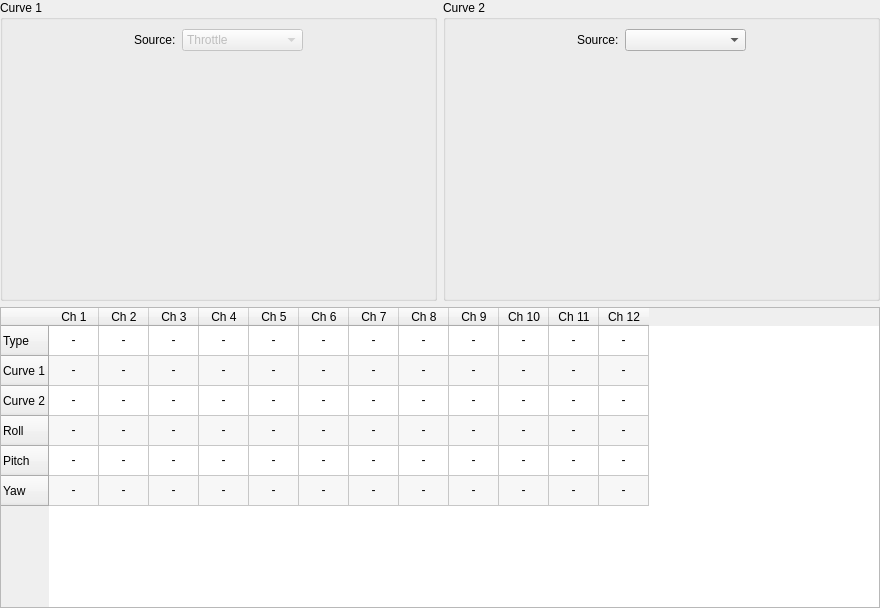
<?xml version="1.0" encoding="UTF-8"?>
<ui version="4.0">
 <class>CustomConfigWidget</class>
 <widget class="QWidget" name="CustomConfigWidget">
  <property name="geometry">
   <rect>
    <x>0</x>
    <y>0</y>
    <width>880</width>
    <height>608</height>
   </rect>
  </property>
  <property name="windowTitle">
   <string>Form</string>
  </property>
  <layout class="QVBoxLayout" name="verticalLayout_10">
   <property name="leftMargin">
    <number>0</number>
   </property>
   <property name="topMargin">
    <number>0</number>
   </property>
   <property name="rightMargin">
    <number>0</number>
   </property>
   <property name="bottomMargin">
    <number>0</number>
   </property>
   <item>
    <layout class="QHBoxLayout" name="horizontalLayout_14">
     <property name="rightMargin">
      <number>0</number>
     </property>
     <item>
      <widget class="QGroupBox" name="groupBox_4">
       <property name="sizePolicy">
        <sizepolicy hsizetype="Preferred" vsizetype="Preferred">
         <horstretch>0</horstretch>
         <verstretch>0</verstretch>
        </sizepolicy>
       </property>
       <property name="title">
        <string>Curve 1</string>
       </property>
       <layout class="QVBoxLayout" name="verticalLayout">
        <item>
         <layout class="QHBoxLayout" name="horizontalLayout_2">
          <property name="topMargin">
           <number>0</number>
          </property>
          <item>
           <spacer name="horizontalSpacer_5">
            <property name="orientation">
             <enum>Qt::Horizontal</enum>
            </property>
            <property name="sizeHint" stdset="0">
             <size>
              <width>40</width>
              <height>20</height>
             </size>
            </property>
           </spacer>
          </item>
          <item>
           <widget class="QLabel" name="label">
            <property name="text">
             <string>Source:</string>
            </property>
           </widget>
          </item>
          <item>
           <widget class="QComboBox" name="curve1SourceCombo">
            <property name="enabled">
             <bool>false</bool>
            </property>
            <property name="sizePolicy">
             <sizepolicy hsizetype="Expanding" vsizetype="Fixed">
              <horstretch>0</horstretch>
              <verstretch>0</verstretch>
             </sizepolicy>
            </property>
            <property name="toolTip">
             <string>The source of Curve 1 will always be Throttle</string>
            </property>
            <item>
             <property name="text">
              <string>Throttle</string>
             </property>
            </item>
           </widget>
          </item>
          <item>
           <spacer name="horizontalSpacer_3">
            <property name="orientation">
             <enum>Qt::Horizontal</enum>
            </property>
            <property name="sizeHint" stdset="0">
             <size>
              <width>40</width>
              <height>20</height>
             </size>
            </property>
           </spacer>
          </item>
         </layout>
        </item>
        <item>
         <widget class="MixerCurve" name="customThrottle1Curve" native="true">
          <property name="sizePolicy">
           <sizepolicy hsizetype="MinimumExpanding" vsizetype="MinimumExpanding">
            <horstretch>1</horstretch>
            <verstretch>1</verstretch>
           </sizepolicy>
          </property>
          <property name="minimumSize">
           <size>
            <width>50</width>
            <height>50</height>
           </size>
          </property>
          <property name="maximumSize">
           <size>
            <width>1000</width>
            <height>1000</height>
           </size>
          </property>
          <property name="sizeIncrement">
           <size>
            <width>10</width>
            <height>10</height>
           </size>
          </property>
          <property name="baseSize">
           <size>
            <width>300</width>
            <height>350</height>
           </size>
          </property>
         </widget>
        </item>
       </layout>
      </widget>
     </item>
     <item>
      <widget class="QGroupBox" name="groupBox_5">
       <property name="title">
        <string>Curve 2</string>
       </property>
       <layout class="QVBoxLayout" name="verticalLayout_17">
        <item>
         <layout class="QHBoxLayout" name="horizontalLayout_3">
          <property name="topMargin">
           <number>0</number>
          </property>
          <item>
           <spacer name="horizontalSpacer_6">
            <property name="orientation">
             <enum>Qt::Horizontal</enum>
            </property>
            <property name="sizeHint" stdset="0">
             <size>
              <width>40</width>
              <height>20</height>
             </size>
            </property>
           </spacer>
          </item>
          <item>
           <widget class="QLabel" name="label_2">
            <property name="text">
             <string>Source:</string>
            </property>
           </widget>
          </item>
          <item>
           <widget class="QComboBox" name="curve2SourceCombo">
            <property name="enabled">
             <bool>true</bool>
            </property>
            <property name="sizePolicy">
             <sizepolicy hsizetype="Expanding" vsizetype="Fixed">
              <horstretch>0</horstretch>
              <verstretch>0</verstretch>
             </sizepolicy>
            </property>
           </widget>
          </item>
          <item>
           <spacer name="horizontalSpacer_4">
            <property name="orientation">
             <enum>Qt::Horizontal</enum>
            </property>
            <property name="sizeHint" stdset="0">
             <size>
              <width>40</width>
              <height>20</height>
             </size>
            </property>
           </spacer>
          </item>
         </layout>
        </item>
        <item>
         <widget class="MixerCurve" name="customThrottle2Curve" native="true">
          <property name="sizePolicy">
           <sizepolicy hsizetype="MinimumExpanding" vsizetype="MinimumExpanding">
            <horstretch>1</horstretch>
            <verstretch>1</verstretch>
           </sizepolicy>
          </property>
          <property name="minimumSize">
           <size>
            <width>50</width>
            <height>50</height>
           </size>
          </property>
          <property name="maximumSize">
           <size>
            <width>1000</width>
            <height>1000</height>
           </size>
          </property>
          <property name="sizeIncrement">
           <size>
            <width>10</width>
            <height>10</height>
           </size>
          </property>
          <property name="baseSize">
           <size>
            <width>300</width>
            <height>350</height>
           </size>
          </property>
         </widget>
        </item>
       </layout>
      </widget>
     </item>
    </layout>
   </item>
   <item>
    <layout class="QHBoxLayout" name="horizontalLayout">
     <property name="rightMargin">
      <number>0</number>
     </property>
     <property name="bottomMargin">
      <number>0</number>
     </property>
     <item>
      <widget class="QTableWidget" name="customMixerTable">
       <property name="sizePolicy">
        <sizepolicy hsizetype="MinimumExpanding" vsizetype="MinimumExpanding">
         <horstretch>0</horstretch>
         <verstretch>0</verstretch>
        </sizepolicy>
       </property>
       <property name="editTriggers">
        <set>QAbstractItemView::NoEditTriggers</set>
       </property>
       <property name="alternatingRowColors">
        <bool>true</bool>
       </property>
       <property name="selectionMode">
        <enum>QAbstractItemView::NoSelection</enum>
       </property>
       <property name="columnCount">
        <number>12</number>
       </property>
       <attribute name="horizontalHeaderDefaultSectionSize">
        <number>50</number>
       </attribute>
       <attribute name="horizontalHeaderStretchLastSection">
        <bool>false</bool>
       </attribute>
       <row>
        <property name="text">
         <string>Type</string>
        </property>
       </row>
       <row>
        <property name="text">
         <string>Curve 1</string>
        </property>
       </row>
       <row>
        <property name="text">
         <string>Curve 2</string>
        </property>
       </row>
       <row>
        <property name="text">
         <string>Roll</string>
        </property>
       </row>
       <row>
        <property name="text">
         <string>Pitch</string>
        </property>
       </row>
       <row>
        <property name="text">
         <string>Yaw</string>
        </property>
       </row>
       <column>
        <property name="text">
         <string>Ch 1</string>
        </property>
       </column>
       <column>
        <property name="text">
         <string>Ch 2</string>
        </property>
       </column>
       <column>
        <property name="text">
         <string>Ch 3</string>
        </property>
       </column>
       <column>
        <property name="text">
         <string>Ch 4</string>
        </property>
       </column>
       <column>
        <property name="text">
         <string>Ch 5</string>
        </property>
       </column>
       <column>
        <property name="text">
         <string>Ch 6</string>
        </property>
       </column>
       <column>
        <property name="text">
         <string>Ch 7</string>
        </property>
       </column>
       <column>
        <property name="text">
         <string>Ch 8</string>
        </property>
       </column>
       <column>
        <property name="text">
         <string>Ch 9</string>
        </property>
       </column>
       <column>
        <property name="text">
         <string>Ch 10</string>
        </property>
       </column>
       <column>
        <property name="text">
         <string>Ch 11</string>
        </property>
       </column>
       <column>
        <property name="text">
         <string>Ch 12</string>
        </property>
       </column>
       <item row="0" column="0">
        <property name="text">
         <string>-</string>
        </property>
        <property name="textAlignment">
         <set>AlignHCenter|AlignVCenter|AlignCenter</set>
        </property>
       </item>
       <item row="0" column="1">
        <property name="text">
         <string>-</string>
        </property>
        <property name="textAlignment">
         <set>AlignHCenter|AlignVCenter|AlignCenter</set>
        </property>
       </item>
       <item row="0" column="2">
        <property name="text">
         <string>-</string>
        </property>
        <property name="textAlignment">
         <set>AlignHCenter|AlignVCenter|AlignCenter</set>
        </property>
       </item>
       <item row="0" column="3">
        <property name="text">
         <string>-</string>
        </property>
        <property name="textAlignment">
         <set>AlignHCenter|AlignVCenter|AlignCenter</set>
        </property>
       </item>
       <item row="0" column="4">
        <property name="text">
         <string>-</string>
        </property>
        <property name="textAlignment">
         <set>AlignHCenter|AlignVCenter|AlignCenter</set>
        </property>
       </item>
       <item row="0" column="5">
        <property name="text">
         <string>-</string>
        </property>
        <property name="textAlignment">
         <set>AlignHCenter|AlignVCenter|AlignCenter</set>
        </property>
       </item>
       <item row="0" column="6">
        <property name="text">
         <string>-</string>
        </property>
        <property name="textAlignment">
         <set>AlignHCenter|AlignVCenter|AlignCenter</set>
        </property>
       </item>
       <item row="0" column="7">
        <property name="text">
         <string>-</string>
        </property>
        <property name="textAlignment">
         <set>AlignHCenter|AlignVCenter|AlignCenter</set>
        </property>
       </item>
       <item row="0" column="8">
        <property name="text">
         <string>-</string>
        </property>
        <property name="textAlignment">
         <set>AlignHCenter|AlignVCenter|AlignCenter</set>
        </property>
       </item>
       <item row="0" column="9">
        <property name="text">
         <string>-</string>
        </property>
        <property name="textAlignment">
         <set>AlignHCenter|AlignVCenter|AlignCenter</set>
        </property>
       </item>
       <item row="0" column="10">
        <property name="text">
         <string>-</string>
        </property>
        <property name="textAlignment">
         <set>AlignHCenter|AlignVCenter|AlignCenter</set>
        </property>
       </item>
       <item row="0" column="11">
        <property name="text">
         <string>-</string>
        </property>
        <property name="textAlignment">
         <set>AlignHCenter|AlignVCenter|AlignCenter</set>
        </property>
       </item>
       <item row="1" column="0">
        <property name="text">
         <string>-</string>
        </property>
        <property name="textAlignment">
         <set>AlignHCenter|AlignVCenter|AlignCenter</set>
        </property>
       </item>
       <item row="1" column="1">
        <property name="text">
         <string>-</string>
        </property>
        <property name="textAlignment">
         <set>AlignHCenter|AlignVCenter|AlignCenter</set>
        </property>
       </item>
       <item row="1" column="2">
        <property name="text">
         <string>-</string>
        </property>
        <property name="textAlignment">
         <set>AlignHCenter|AlignVCenter|AlignCenter</set>
        </property>
       </item>
       <item row="1" column="3">
        <property name="text">
         <string>-</string>
        </property>
        <property name="textAlignment">
         <set>AlignHCenter|AlignVCenter|AlignCenter</set>
        </property>
       </item>
       <item row="1" column="4">
        <property name="text">
         <string>-</string>
        </property>
        <property name="textAlignment">
         <set>AlignHCenter|AlignVCenter|AlignCenter</set>
        </property>
       </item>
       <item row="1" column="5">
        <property name="text">
         <string>-</string>
        </property>
        <property name="textAlignment">
         <set>AlignHCenter|AlignVCenter|AlignCenter</set>
        </property>
       </item>
       <item row="1" column="6">
        <property name="text">
         <string>-</string>
        </property>
        <property name="textAlignment">
         <set>AlignHCenter|AlignVCenter|AlignCenter</set>
        </property>
       </item>
       <item row="1" column="7">
        <property name="text">
         <string>-</string>
        </property>
        <property name="textAlignment">
         <set>AlignHCenter|AlignVCenter|AlignCenter</set>
        </property>
       </item>
       <item row="1" column="8">
        <property name="text">
         <string>-</string>
        </property>
        <property name="textAlignment">
         <set>AlignHCenter|AlignVCenter|AlignCenter</set>
        </property>
       </item>
       <item row="1" column="9">
        <property name="text">
         <string>-</string>
        </property>
        <property name="textAlignment">
         <set>AlignHCenter|AlignVCenter|AlignCenter</set>
        </property>
       </item>
       <item row="1" column="10">
        <property name="text">
         <string>-</string>
        </property>
        <property name="textAlignment">
         <set>AlignHCenter|AlignVCenter|AlignCenter</set>
        </property>
       </item>
       <item row="1" column="11">
        <property name="text">
         <string>-</string>
        </property>
        <property name="textAlignment">
         <set>AlignHCenter|AlignVCenter|AlignCenter</set>
        </property>
       </item>
       <item row="2" column="0">
        <property name="text">
         <string>-</string>
        </property>
        <property name="textAlignment">
         <set>AlignHCenter|AlignVCenter|AlignCenter</set>
        </property>
       </item>
       <item row="2" column="1">
        <property name="text">
         <string>-</string>
        </property>
        <property name="textAlignment">
         <set>AlignHCenter|AlignVCenter|AlignCenter</set>
        </property>
       </item>
       <item row="2" column="2">
        <property name="text">
         <string>-</string>
        </property>
        <property name="textAlignment">
         <set>AlignHCenter|AlignVCenter|AlignCenter</set>
        </property>
       </item>
       <item row="2" column="3">
        <property name="text">
         <string>-</string>
        </property>
        <property name="textAlignment">
         <set>AlignHCenter|AlignVCenter|AlignCenter</set>
        </property>
       </item>
       <item row="2" column="4">
        <property name="text">
         <string>-</string>
        </property>
        <property name="textAlignment">
         <set>AlignHCenter|AlignVCenter|AlignCenter</set>
        </property>
       </item>
       <item row="2" column="5">
        <property name="text">
         <string>-</string>
        </property>
        <property name="textAlignment">
         <set>AlignHCenter|AlignVCenter|AlignCenter</set>
        </property>
       </item>
       <item row="2" column="6">
        <property name="text">
         <string>-</string>
        </property>
        <property name="textAlignment">
         <set>AlignHCenter|AlignVCenter|AlignCenter</set>
        </property>
       </item>
       <item row="2" column="7">
        <property name="text">
         <string>-</string>
        </property>
        <property name="textAlignment">
         <set>AlignHCenter|AlignVCenter|AlignCenter</set>
        </property>
       </item>
       <item row="2" column="8">
        <property name="text">
         <string>-</string>
        </property>
        <property name="textAlignment">
         <set>AlignHCenter|AlignVCenter|AlignCenter</set>
        </property>
       </item>
       <item row="2" column="9">
        <property name="text">
         <string>-</string>
        </property>
        <property name="textAlignment">
         <set>AlignHCenter|AlignVCenter|AlignCenter</set>
        </property>
       </item>
       <item row="2" column="10">
        <property name="text">
         <string>-</string>
        </property>
        <property name="textAlignment">
         <set>AlignHCenter|AlignVCenter|AlignCenter</set>
        </property>
       </item>
       <item row="2" column="11">
        <property name="text">
         <string>-</string>
        </property>
        <property name="textAlignment">
         <set>AlignHCenter|AlignVCenter|AlignCenter</set>
        </property>
       </item>
       <item row="3" column="0">
        <property name="text">
         <string>-</string>
        </property>
        <property name="textAlignment">
         <set>AlignHCenter|AlignVCenter|AlignCenter</set>
        </property>
       </item>
       <item row="3" column="1">
        <property name="text">
         <string>-</string>
        </property>
        <property name="textAlignment">
         <set>AlignHCenter|AlignVCenter|AlignCenter</set>
        </property>
       </item>
       <item row="3" column="2">
        <property name="text">
         <string>-</string>
        </property>
        <property name="textAlignment">
         <set>AlignHCenter|AlignVCenter|AlignCenter</set>
        </property>
       </item>
       <item row="3" column="3">
        <property name="text">
         <string>-</string>
        </property>
        <property name="textAlignment">
         <set>AlignHCenter|AlignVCenter|AlignCenter</set>
        </property>
       </item>
       <item row="3" column="4">
        <property name="text">
         <string>-</string>
        </property>
        <property name="textAlignment">
         <set>AlignHCenter|AlignVCenter|AlignCenter</set>
        </property>
       </item>
       <item row="3" column="5">
        <property name="text">
         <string>-</string>
        </property>
        <property name="textAlignment">
         <set>AlignHCenter|AlignVCenter|AlignCenter</set>
        </property>
       </item>
       <item row="3" column="6">
        <property name="text">
         <string>-</string>
        </property>
        <property name="textAlignment">
         <set>AlignHCenter|AlignVCenter|AlignCenter</set>
        </property>
       </item>
       <item row="3" column="7">
        <property name="text">
         <string>-</string>
        </property>
        <property name="textAlignment">
         <set>AlignHCenter|AlignVCenter|AlignCenter</set>
        </property>
       </item>
       <item row="3" column="8">
        <property name="text">
         <string>-</string>
        </property>
        <property name="textAlignment">
         <set>AlignHCenter|AlignVCenter|AlignCenter</set>
        </property>
       </item>
       <item row="3" column="9">
        <property name="text">
         <string>-</string>
        </property>
        <property name="textAlignment">
         <set>AlignHCenter|AlignVCenter|AlignCenter</set>
        </property>
       </item>
       <item row="3" column="10">
        <property name="text">
         <string>-</string>
        </property>
        <property name="textAlignment">
         <set>AlignHCenter|AlignVCenter|AlignCenter</set>
        </property>
       </item>
       <item row="3" column="11">
        <property name="text">
         <string>-</string>
        </property>
        <property name="textAlignment">
         <set>AlignHCenter|AlignVCenter|AlignCenter</set>
        </property>
       </item>
       <item row="4" column="0">
        <property name="text">
         <string>-</string>
        </property>
        <property name="textAlignment">
         <set>AlignHCenter|AlignVCenter|AlignCenter</set>
        </property>
       </item>
       <item row="4" column="1">
        <property name="text">
         <string>-</string>
        </property>
        <property name="textAlignment">
         <set>AlignHCenter|AlignVCenter|AlignCenter</set>
        </property>
       </item>
       <item row="4" column="2">
        <property name="text">
         <string>-</string>
        </property>
        <property name="textAlignment">
         <set>AlignHCenter|AlignVCenter|AlignCenter</set>
        </property>
       </item>
       <item row="4" column="3">
        <property name="text">
         <string>-</string>
        </property>
        <property name="textAlignment">
         <set>AlignHCenter|AlignVCenter|AlignCenter</set>
        </property>
       </item>
       <item row="4" column="4">
        <property name="text">
         <string>-</string>
        </property>
        <property name="textAlignment">
         <set>AlignHCenter|AlignVCenter|AlignCenter</set>
        </property>
       </item>
       <item row="4" column="5">
        <property name="text">
         <string>-</string>
        </property>
        <property name="textAlignment">
         <set>AlignHCenter|AlignVCenter|AlignCenter</set>
        </property>
       </item>
       <item row="4" column="6">
        <property name="text">
         <string>-</string>
        </property>
        <property name="textAlignment">
         <set>AlignHCenter|AlignVCenter|AlignCenter</set>
        </property>
       </item>
       <item row="4" column="7">
        <property name="text">
         <string>-</string>
        </property>
        <property name="textAlignment">
         <set>AlignHCenter|AlignVCenter|AlignCenter</set>
        </property>
       </item>
       <item row="4" column="8">
        <property name="text">
         <string>-</string>
        </property>
        <property name="textAlignment">
         <set>AlignHCenter|AlignVCenter|AlignCenter</set>
        </property>
       </item>
       <item row="4" column="9">
        <property name="text">
         <string>-</string>
        </property>
        <property name="textAlignment">
         <set>AlignHCenter|AlignVCenter|AlignCenter</set>
        </property>
       </item>
       <item row="4" column="10">
        <property name="text">
         <string>-</string>
        </property>
        <property name="textAlignment">
         <set>AlignHCenter|AlignVCenter|AlignCenter</set>
        </property>
       </item>
       <item row="4" column="11">
        <property name="text">
         <string>-</string>
        </property>
        <property name="textAlignment">
         <set>AlignHCenter|AlignVCenter|AlignCenter</set>
        </property>
       </item>
       <item row="5" column="0">
        <property name="text">
         <string>-</string>
        </property>
        <property name="textAlignment">
         <set>AlignHCenter|AlignVCenter|AlignCenter</set>
        </property>
       </item>
       <item row="5" column="1">
        <property name="text">
         <string>-</string>
        </property>
        <property name="textAlignment">
         <set>AlignHCenter|AlignVCenter|AlignCenter</set>
        </property>
       </item>
       <item row="5" column="2">
        <property name="text">
         <string>-</string>
        </property>
        <property name="textAlignment">
         <set>AlignHCenter|AlignVCenter|AlignCenter</set>
        </property>
       </item>
       <item row="5" column="3">
        <property name="text">
         <string>-</string>
        </property>
        <property name="textAlignment">
         <set>AlignHCenter|AlignVCenter|AlignCenter</set>
        </property>
       </item>
       <item row="5" column="4">
        <property name="text">
         <string>-</string>
        </property>
        <property name="textAlignment">
         <set>AlignHCenter|AlignVCenter|AlignCenter</set>
        </property>
       </item>
       <item row="5" column="5">
        <property name="text">
         <string>-</string>
        </property>
        <property name="textAlignment">
         <set>AlignHCenter|AlignVCenter|AlignCenter</set>
        </property>
       </item>
       <item row="5" column="6">
        <property name="text">
         <string>-</string>
        </property>
        <property name="textAlignment">
         <set>AlignHCenter|AlignVCenter|AlignCenter</set>
        </property>
       </item>
       <item row="5" column="7">
        <property name="text">
         <string>-</string>
        </property>
        <property name="textAlignment">
         <set>AlignHCenter|AlignVCenter|AlignCenter</set>
        </property>
       </item>
       <item row="5" column="8">
        <property name="text">
         <string>-</string>
        </property>
        <property name="textAlignment">
         <set>AlignHCenter|AlignVCenter|AlignCenter</set>
        </property>
       </item>
       <item row="5" column="9">
        <property name="text">
         <string>-</string>
        </property>
        <property name="textAlignment">
         <set>AlignHCenter|AlignVCenter|AlignCenter</set>
        </property>
       </item>
       <item row="5" column="10">
        <property name="text">
         <string>-</string>
        </property>
        <property name="textAlignment">
         <set>AlignHCenter|AlignVCenter|AlignCenter</set>
        </property>
       </item>
       <item row="5" column="11">
        <property name="text">
         <string>-</string>
        </property>
        <property name="textAlignment">
         <set>AlignHCenter|AlignVCenter|AlignCenter</set>
        </property>
       </item>
      </widget>
     </item>
    </layout>
   </item>
  </layout>
 </widget>
 <customwidgets>
  <customwidget>
   <class>MixerCurve</class>
   <extends>QWidget</extends>
   <header location="global">mixercurve.h</header>
   <container>1</container>
  </customwidget>
 </customwidgets>
 <resources/>
 <connections/>
</ui>
